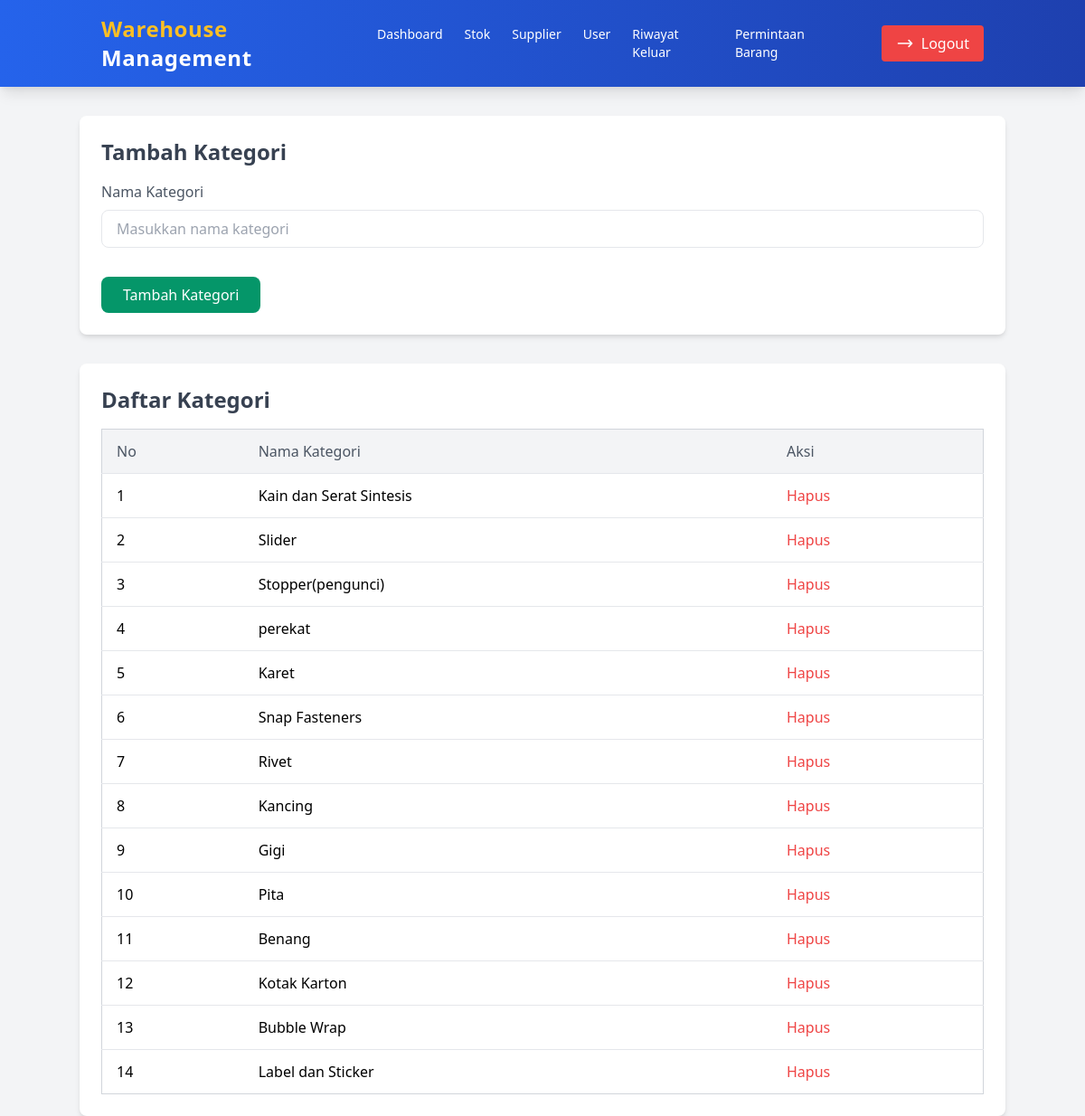
The page /admin/add.kategori.php on the database its author committed.
### tables this page shows
CREATE TABLE `kategori_barang` (
  `id_kategori` int(15) NOT NULL,
  `nama_kategori` varchar(100) NOT NULL
);

### admin/add.kategori.php (the view, shortened to what this page needs)
<?php
include('../koneksi.php');
$sql_kategori = "SELECT * FROM kategori_barang";
$result_kategori = $conn->query($sql_kategori);
?>
<!DOCTYPE html>
<html lang="en">
<head>
    <link rel="stylesheet" href="https://cdn.jsdelivr.net/npm/tailwindcss@2.2.19/dist/tailwind.min.css">
</head>
<body class="bg-gray-100 font-sans leading-normal tracking-normal">
    <nav class="bg-gradient-to-r from-blue-600 to-blue-800 text-white shadow-lg">
        <div class="container mx-auto px-6 py-4 flex justify-between items-center">
            <a href="../admin_dashboard.php" class="text-2xl font-extrabold tracking-wide hover:text-yellow-400 transition duration-300">
                <span class="text-yellow-400">Warehouse</span> Management
            </a>
            <div class="flex items-center space-x-11">
                <ul class="flex space-x-6 text-sm font-medium">
                        <li>
                            <a href="../admin_dashboard.php" class="hover:text-yellow-400 transition duration-300">Dashboard</a>
                        </li>
                        <li>
                            <a href="kelola_stok.php" class="hover:text-yellow-400 transition duration-300">Stok</a>
                        </li>
                        <li>
                            <a href="kelola_supplier.php" class="hover:text-yellow-400 transition duration-300">Supplier</a>
                        </li>
                        <li>
                            <a href="kelola_user.php" class="hover:text-yellow-400 transition duration-300">User</a>
                        </li>
                        <li>
                            <a href="riwayat.php" class="hover:text-yellow-400 transition duration-300">Riwayat Keluar</a>
                        </li>
                        <li>
                            <a href="kelola_permintaan.php" class="hover:text-yellow-400 transition duration-300">Permintaan Barang</a>
                        </li>
                    </ul>
                <a href="../logout.php" class="flex items-center bg-red-500 px-4 py-2 rounded hover:bg-red-600 transition duration-300">
                    <svg xmlns="http://www.w3.org/2000/svg" class="h-5 w-5 mr-2" fill="none" viewBox="0 0 24 24" stroke="currentColor">
                        <path stroke-linecap="round" stroke-linejoin="round" stroke-width="2" d="M17 16l4-4m0 0l-4-4m4 4H3" />
                    </svg>
                    Logout
                </a>
            </div>
        </div>
    </nav>
    <div class="container mx-auto mt-8">
        <div class="bg-white shadow-md rounded-lg p-6 mt-8">
            <h1 class="text-2xl font-bold text-gray-700 mb-4">Tambah Kategori</h1>
            <form method="POST">
                <div class="mb-4">
                    <label for="nama_kategori" class="block text-gray-600 font-medium mb-2">Nama Kategori</label>
                    <input type="text" id="nama_kategori" name="nama_kategori" class="w-full px-4 py-2 border rounded-lg focus:outline-none focus:ring-2 focus:ring-green-500" placeholder="Masukkan nama kategori" required>
                </div>
                <button type="submit" name="add_category" class="mt-4 bg-green-600 text-white px-6 py-2 rounded-lg hover:bg-green-700 transition duration-300">Tambah Kategori</button>
            </form>
        </div>
        <div class="bg-white shadow-md rounded-lg p-6 mt-8">
            <h2 class="text-2xl font-bold text-gray-700 mb-4">Daftar Kategori</h2>
            <table class="min-w-full bg-white border border-gray-300 rounded-lg">
                <thead class="bg-gray-100">
                    <tr>
                        <th class="py-3 px-4 border-b text-left text-gray-600 font-medium">No</th>
                        <th class="py-3 px-4 border-b text-left text-gray-600 font-medium">Nama Kategori</th>
                        <th class="py-3 px-4 border-b text-left text-gray-600 font-medium">Aksi</th>
                    </tr>
                </thead>
                <tbody class="divide-y divide-gray-200">
                    <?php if ($result_kategori && $result_kategori->num_rows > 0): ?>
                        <?php $no = 1; ?>
                        <?php while ($row = $result_kategori->fetch_assoc()): ?>
                            <tr>
                                <td class="py-3 px-4"><?php echo $no++; ?></td>
                                <td class="py-3 px-4"><?php echo htmlspecialchars($row['nama_kategori']); ?></td>
                                <td class="py-3 px-4">
                                    <a href="?delete=<?php echo $row['id_kategori']; ?>" onclick="return confirm('Yakin ingin menghapus kategori ini?')" class="text-red-500 hover:underline">Hapus</a>
                                </td>
                            </tr>
                        <?php endwhile; ?>
                    <?php else: ?>
                        <tr>
                            <td colspan="3" class="py-3 px-4 text-center text-gray-500">Belum ada kategori yang ditambahkan.</td>
                        </tr>
                    <?php endif; ?>
                </tbody>
            </table>
        </div>
    </div>
</body>
</html>

### rows shown on the page
kategori_barang: nama_kategori "Kain dan Serat Sintesis"
kategori_barang: nama_kategori "Slider"
kategori_barang: nama_kategori "Stopper(pengunci)"
kategori_barang: nama_kategori "perekat"
kategori_barang: nama_kategori "Karet"
kategori_barang: nama_kategori "Snap Fasteners"
kategori_barang: nama_kategori "Rivet"
kategori_barang: nama_kategori "Kancing"
kategori_barang: nama_kategori "Gigi"
kategori_barang: nama_kategori "Pita"
kategori_barang: nama_kategori "Benang"
kategori_barang: nama_kategori "Kotak Karton"
kategori_barang: nama_kategori "Bubble Wrap"
kategori_barang: nama_kategori "Label dan Sticker"
